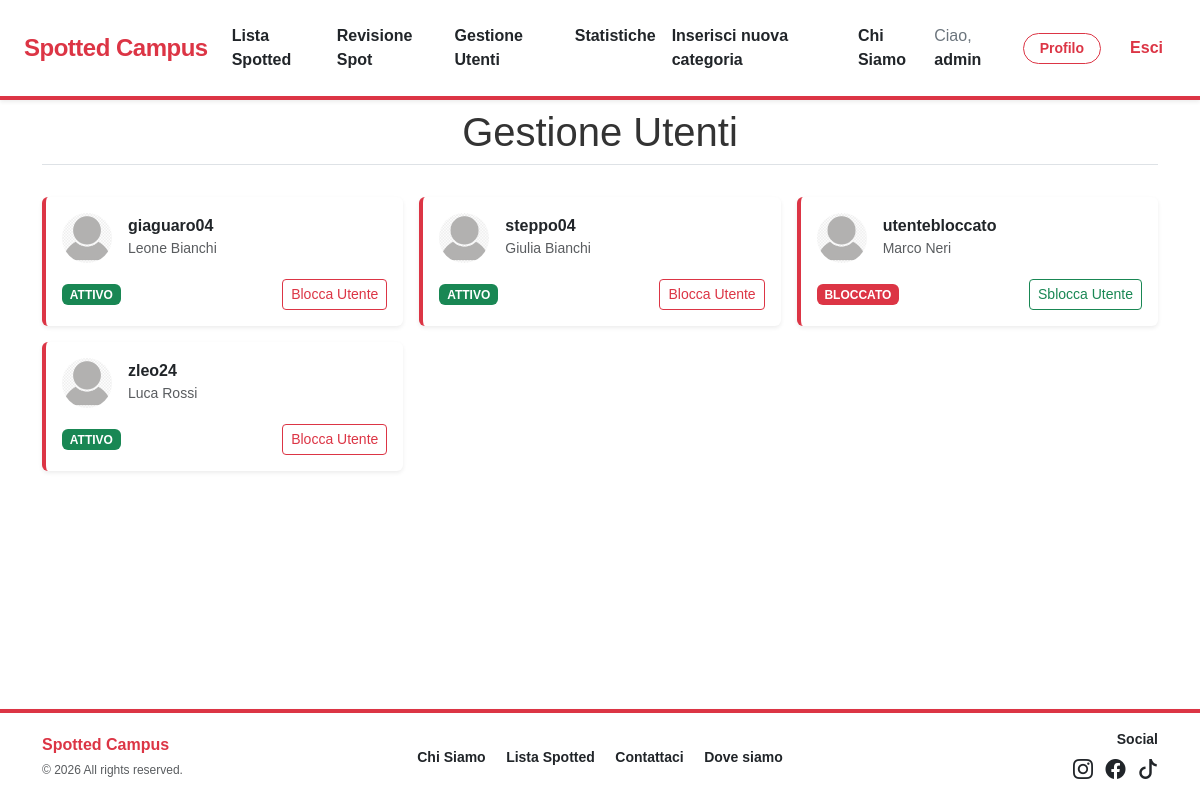
/gestione-utenti.php (signed in), run on the app's committed database.
### tables this page shows
CREATE TABLE UTENTI (
    username VARCHAR(100) PRIMARY KEY,
    nome VARCHAR(100) NOT NULL,
    cognome VARCHAR(100) NOT NULL,
    password VARCHAR(255) NOT NULL,
    stato ENUM('attivo', 'bloccato') DEFAULT 'attivo',
    idTipo INT NOT NULL, 
    fotoProfilo VARCHAR(255) DEFAULT 'default.png',

    FOREIGN KEY (idTipo) REFERENCES TIPI_UTENTI(idTipo) ON DELETE CASCADE
);

### gestione-utenti.php (called while the page is built, shortened)
<?php
require_once 'bootstrap.php';
$templateParams["titolo"] = "Spot The Bug - Gestione Utenti";
$templateParams["nome"] = "gestione-utenti-page.php";
$templateParams["utenti"] = $dbh->getUsersExceptAdmins();
require 'template/base.php';
?>

### db/database.php (called while the page is built, shortened)
<?php
class DatabaseHelper
{
    private $db;
    public function __construct($servername, $username, $password, $dbname, $port)
    {
        $this->db = new mysqli($servername, $username, $password, $dbname, $port);
    }
    public function getUsersExceptAdmins()
    {
        $query = "SELECT * FROM UTENTI u JOIN TIPI_UTENTI t ON u.idTipo = t.idTipo WHERE t.nomeTipo != 'admin' ";
        $stmt = $this->db->prepare($query);
        $stmt->execute();
        return $stmt->get_result()->fetch_all(MYSQLI_ASSOC);
    }
}

### bootstrap.php (called while the page is built, shortened)
<?php
require_once("db/database.php");
$dbh = new DatabaseHelper("localhost", "root", "", "spotted", 3306);
?>

### template/gestione-utenti-page.php (the view, shortened to what this page needs)
<section class="container mt-5">
    <div class="row mb-4">
        <div class="col-12 text-center">
            <h2 class="display-6 border-bottom pb-2">Gestione Utenti</h2>
        </div>
    </div>
    <div class="row g-3">
        <?php foreach ($templateParams["utenti"] as $utente): ?>
            <div class="col-12 col-md-6 col-lg-4">
                <div class="card shadow-sm border-0 border-start border-danger border-4">
                    <div class="card-body">
                        <div class="d-flex align-items-center mb-3">
                            <?php $imgUser = !empty($utente["fotoProfilo"]) ? "upload/" . $utente["fotoProfilo"] : "upload/default.png"; ?>
                            <img src="<?php echo htmlspecialchars($imgUser); ?>" alt="" class="rounded-circle me-3"
                                style="width: 50px; height: 50px; object-fit: cover;">
                            <div>
                                <h3 class="h6 mb-0 fw-bold"><?php echo htmlspecialchars($utente["username"]); ?></h3>
                                <small
                                    class="text-muted"><?php echo htmlspecialchars($utente["nome"] . " " . $utente["cognome"]); ?></small>
                            </div>
                        </div>
                        <div class="d-flex justify-content-between align-items-center">
                            <span class="badge <?php echo $utente['stato'] == 'attivo' ? 'bg-success' : 'bg-danger'; ?>">
                                <?php echo strtoupper($utente["stato"]); ?>
                            </span>
                            <form method="POST" action="gestione-utenti.php">
                                <?php if ($utente["stato"] == "attivo"): ?>
                                    <button type="submit" name="azione" value="blocca"
                                        class="btn btn-sm btn-outline-danger">Blocca Utente</button>
                                <?php else: ?>
                                    <button type="submit" name="azione" value="sblocca"
                                        class="btn btn-sm btn-outline-success">Sblocca Utente</button>
                                <?php endif; ?>
                            </form>
                        </div>
                    </div>
                </div>
            </div>
        <?php endforeach; ?>
    </div>
</section>

### css/style.css (style rules this page uses)
body { font-family: 'Outfit', sans-serif; background-color: #ffffff; color: #333; margin: 0; }

### data on the page
utenti: fotoProfilo (placeholder picture), username "giaguaro04", nome+cognome "Leone Bianchi", stato "ATTIVO", shows "Blocca Utente"
utenti: fotoProfilo (placeholder picture), username "steppo04", nome+cognome "Giulia Bianchi", stato "ATTIVO", shows "Blocca Utente"
utenti: fotoProfilo (placeholder picture), username "utentebloccato", nome+cognome "Marco Neri", stato "BLOCCATO", shows "Sblocca Utente"
utenti: fotoProfilo (placeholder picture), username "zleo24", nome+cognome "Luca Rossi", stato "ATTIVO", shows "Blocca Utente"

### other printed values
$_SESSION["username"] "admin"
